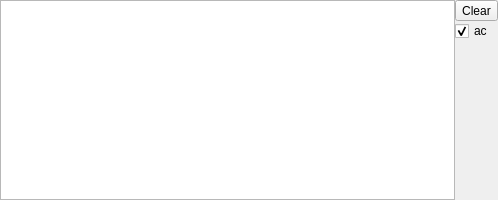
<?xml version="1.0" encoding="UTF-8"?>
<ui version="4.0">
 <class>LogView</class>
 <widget class="QWidget" name="LogView">
  <property name="geometry">
   <rect>
    <x>0</x>
    <y>0</y>
    <width>498</width>
    <height>200</height>
   </rect>
  </property>
  <property name="windowTitle">
   <string>Form</string>
  </property>
  <layout class="QHBoxLayout" name="horizontalLayout">
   <property name="spacing">
    <number>0</number>
   </property>
   <property name="leftMargin">
    <number>0</number>
   </property>
   <property name="topMargin">
    <number>0</number>
   </property>
   <property name="rightMargin">
    <number>0</number>
   </property>
   <property name="bottomMargin">
    <number>0</number>
   </property>
   <item>
    <widget class="QTextEdit" name="textEdit">
     <property name="minimumSize">
      <size>
       <width>0</width>
       <height>160</height>
      </size>
     </property>
     <property name="lineWrapMode">
      <enum>QTextEdit::NoWrap</enum>
     </property>
     <property name="readOnly">
      <bool>true</bool>
     </property>
    </widget>
   </item>
   <item>
    <layout class="QVBoxLayout" name="verticalLayout">
     <item>
      <widget class="QToolButton" name="btnClear">
       <property name="text">
        <string>Clear</string>
       </property>
      </widget>
     </item>
     <item>
      <widget class="QCheckBox" name="checkAutoClear">
       <property name="text">
        <string>ac</string>
       </property>
       <property name="checked">
        <bool>true</bool>
       </property>
      </widget>
     </item>
     <item>
      <spacer name="verticalSpacer">
       <property name="orientation">
        <enum>Qt::Vertical</enum>
       </property>
       <property name="sizeHint" stdset="0">
        <size>
         <width>20</width>
         <height>40</height>
        </size>
       </property>
      </spacer>
     </item>
    </layout>
   </item>
  </layout>
 </widget>
 <resources/>
 <connections/>
</ui>
